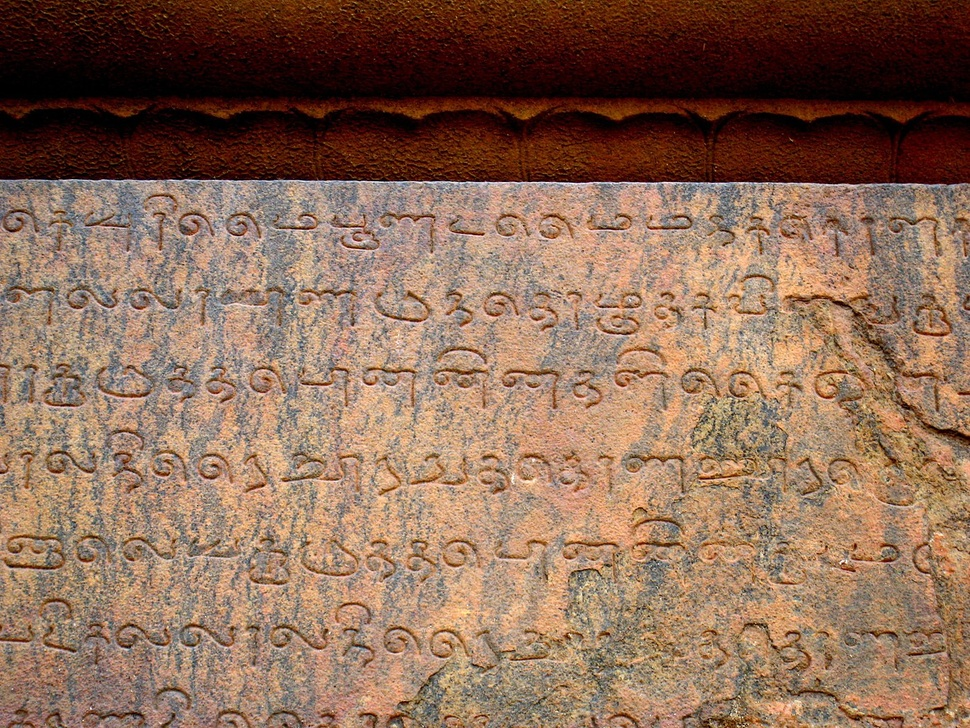
#> input picture model creation/Input Images/all_images/22.jpg, 970 x 728 px, shrunk from 1365 x 1024 before the run, found by its file name; its folder holds only this picture in this run
$ python batch_preprocess.py
#> lines starting #> are read from the running program, lines starting #| are printed output that depends on the picture; after the words box and inside, x2 and y2 are one past the last pixel; in counts of white or black regions, pixels touching at a corner belong together
#> in preprocess_images, image is the input picture: shape (728, 970, 3); mean B, G, R 87.5, 107.6, 140.9
import os
from image_functions import preprocess
import cv2
def wasiq_preprocess_image(image):

    # Convert to grayscale
    gray = cv2.cvtColor(image, cv2.COLOR_BGR2GRAY)
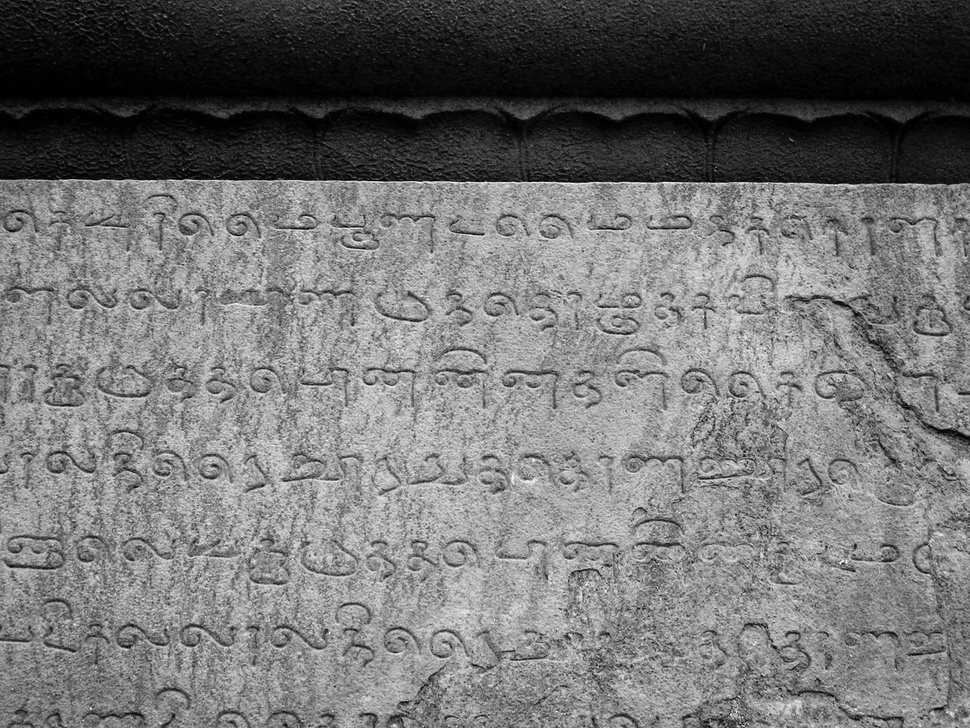
#> gray: shape (728, 970); min 0, max 253, mean 115.3

    # Thresholding
    _, binary = cv2.threshold(gray, 100, 255, cv2.THRESH_BINARY | cv2.THRESH_OTSU)
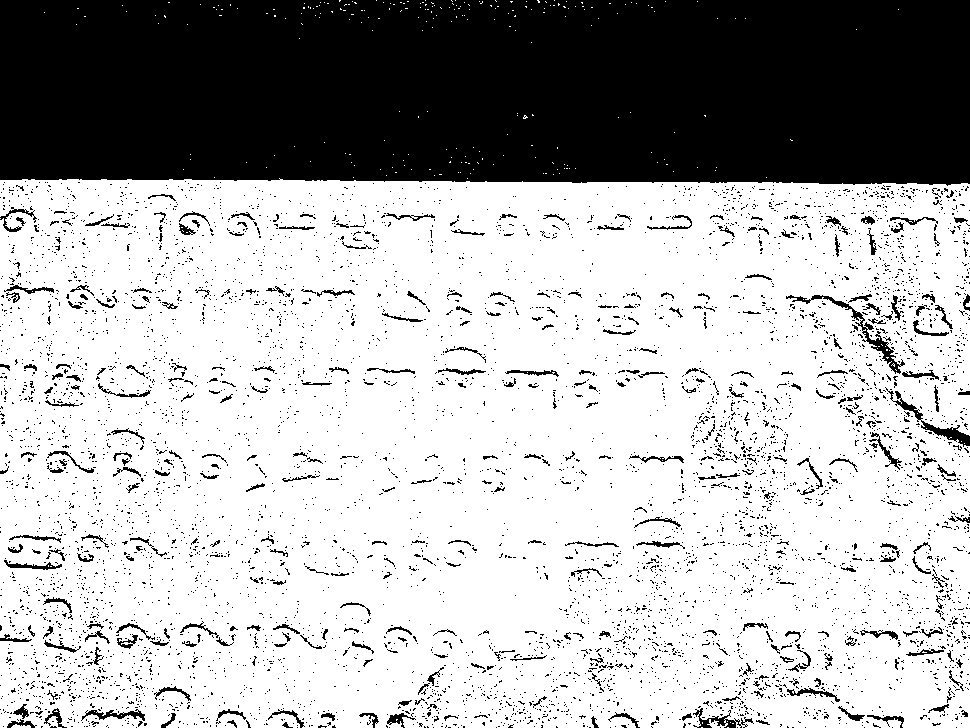
#> binary: shape (728, 970); 70.4% white; 6229 black regions (5898 under 20 px), largest, box (x1, y1, x2, y2) and area: (0, 0, 970, 186) 175695, (786, 295, 905, 374) 837, (885, 387, 970, 447) 672

    # smoothen the image
    denoised = cv2.GaussianBlur(binary, (1, 1), 0)

    # Noise Reduction using Gaussian Blur
    # denoised = cv2.GaussianBlur(binary, (1, 1), 0)
    denoised = cv2.medianBlur(binary, 3)
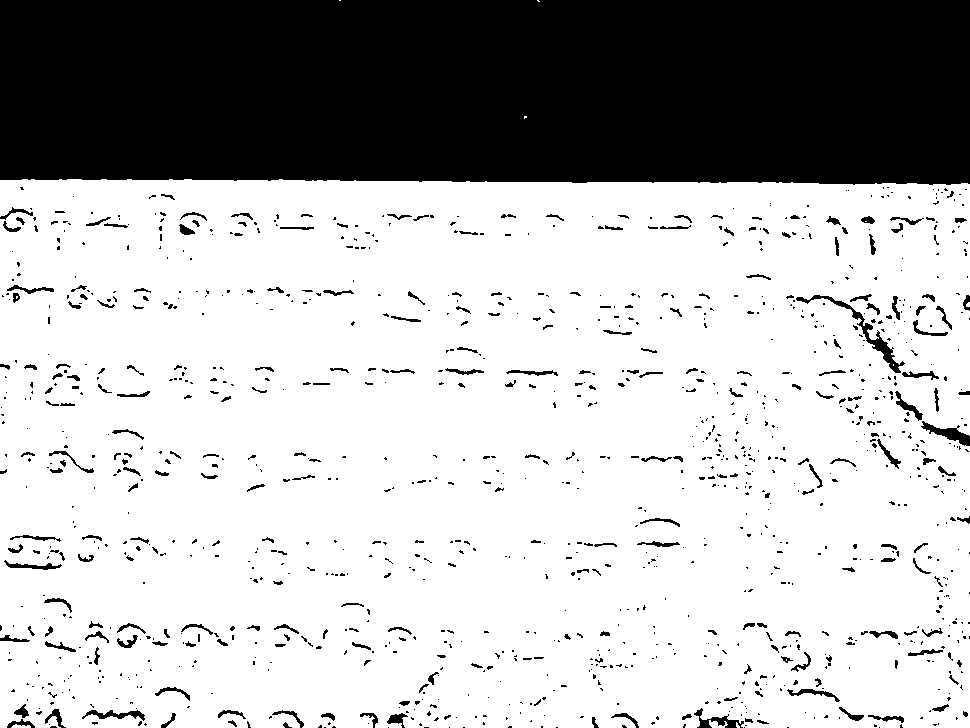
#> denoised: shape (728, 970); 72.3% white; 1164 black regions (914 under 20 px), largest, box (x1, y1, x2, y2) and area: (0, 0, 970, 185) 176051, (796, 295, 905, 373) 830, (921, 421, 970, 446) 441

    return denoised
def preprocess_images(input_directory, output_directory):

    for filename in os.listdir(directory):
        if filename.endswith(".jpg"):
            print(f"Processing {filename}")
            image_path = os.path.join(directory, filename)
            image = cv2.imread(image_path)
            processed_image = wasiq_preprocess_image(image)
            cv2.imwrite(f"{output_directory}/{filename}", processed_image)

directory = "./Dataset/all_images"
save_path = "./Dataset/wasiq_preprocessed_images"
os.makedirs(save_path, exist_ok=True)
# preprocess all images in the directory
preprocess_images(directory, save_path)

$ run again, on model creation/Input Images/all_images/35.jpg
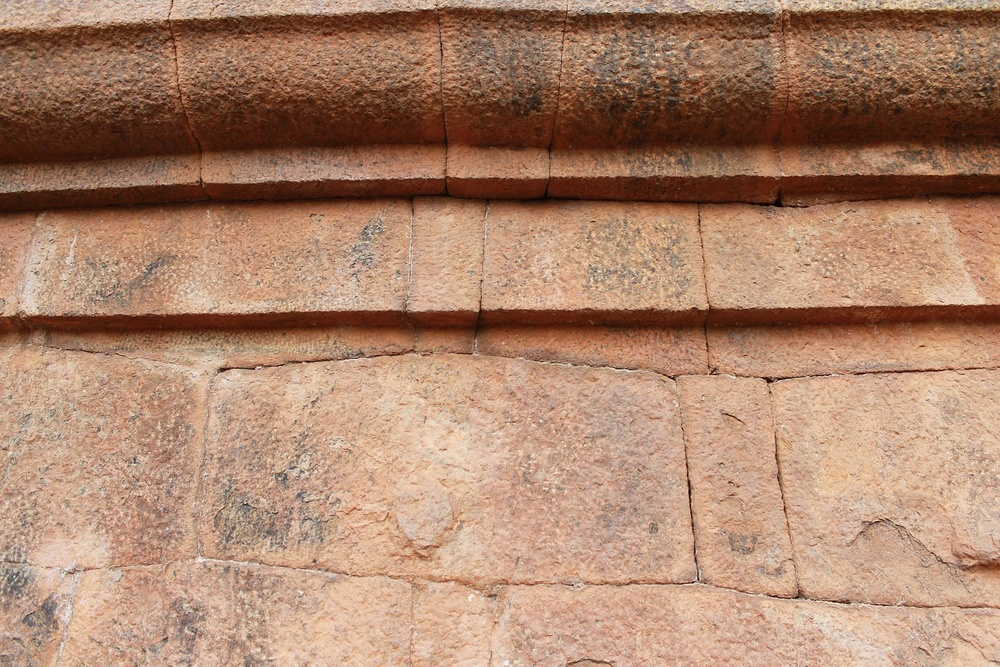
#> input picture model creation/Input Images/all_images/35.jpg, 1000 x 667 px, shrunk from 1536 x 1024 before the run, found by its file name
#> in preprocess_images, image is the input picture: shape (667, 1000, 3); mean B, G, R 108.9, 133, 172.1
#> in wasiq_preprocess_image, `_, binary = cv2.threshold(gray, 100, 255, cv2.THRESH_BINARY | cv2.THRE..`:
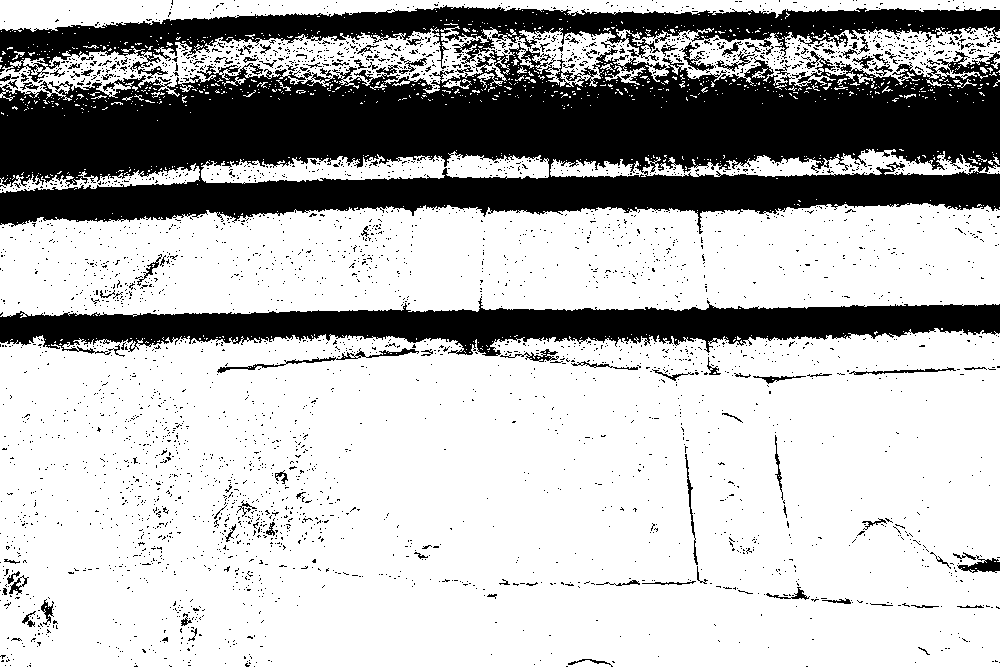
#> binary: shape (667, 1000); 71.4% white; 3644 black regions (3532 under 20 px), largest, box (x1, y1, x2, y2) and area: (0, 43, 1000, 234) 118920, (0, 296, 1000, 356) 29461, (0, 5, 1000, 82) 26114
#> in wasiq_preprocess_image, `denoised = cv2.medianBlur(binary, 3)`:
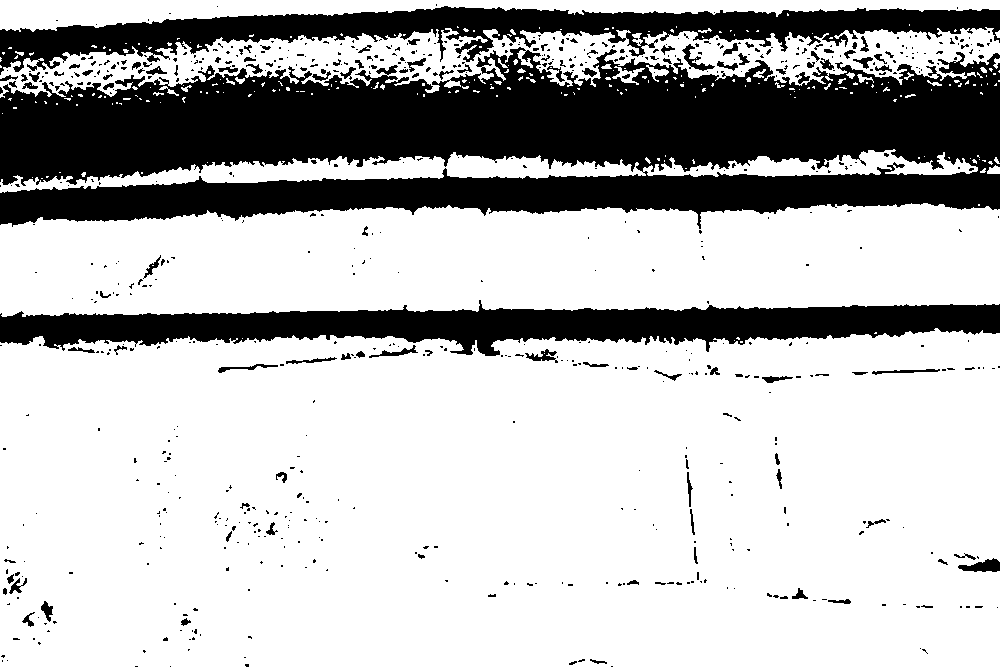
#> denoised: shape (667, 1000); 72.3% white; 695 black regions (581 under 20 px), largest, box (x1, y1, x2, y2) and area: (0, 47, 1000, 229) 119376, (0, 300, 1000, 356) 29445, (0, 6, 1000, 75) 26197

$ run again, on model creation/Input Images/all_images/38.jpg
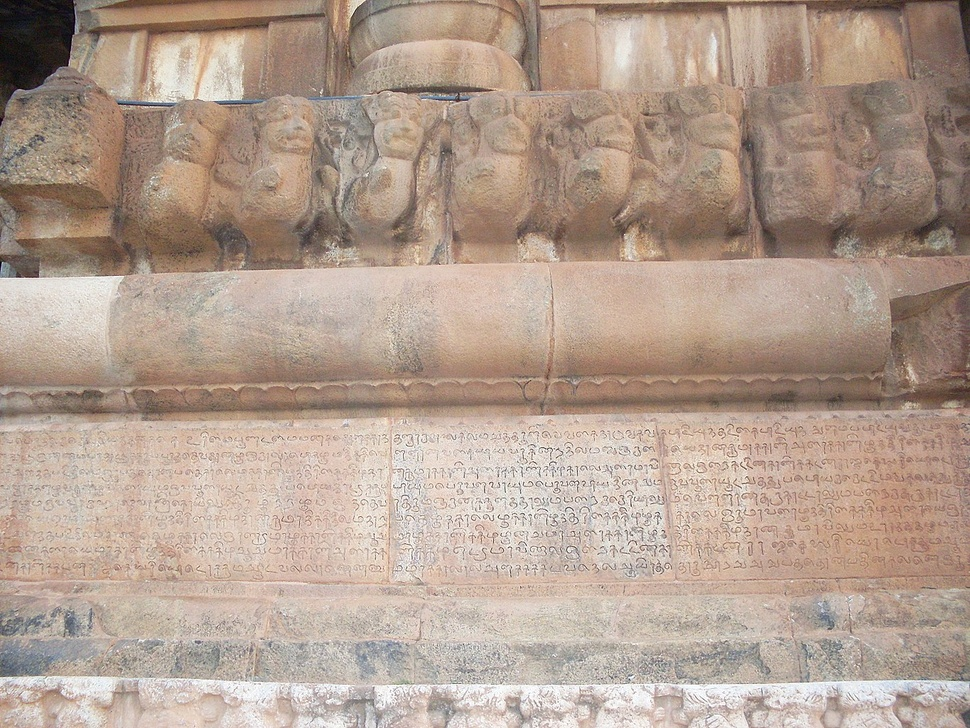
#> input picture model creation/Input Images/all_images/38.jpg, 970 x 728 px, shrunk from 1365 x 1024 before the run, found by its file name
#> in preprocess_images, image is the input picture: shape (728, 970, 3); mean B, G, R 144.9, 158.8, 178.8
#> in wasiq_preprocess_image, `_, binary = cv2.threshold(gray, 100, 255, cv2.THRESH_BINARY | cv2.THRE..`:
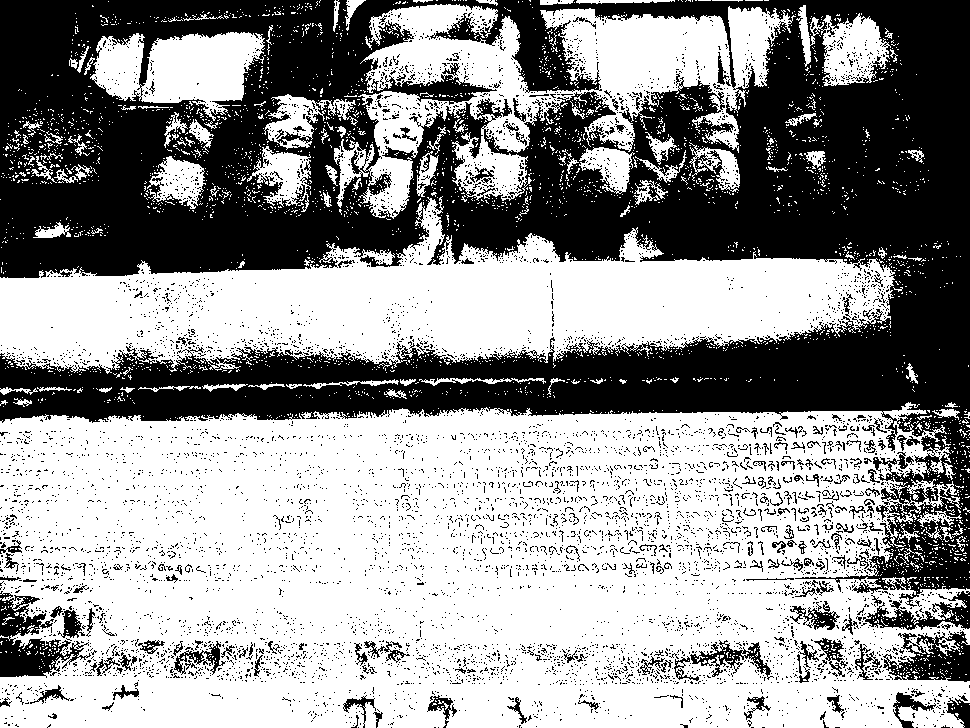
#> binary: shape (728, 970); 58.6% white; 6816 black regions (6588 under 20 px), largest, box (x1, y1, x2, y2) and area: (0, 0, 970, 607) 253412, (0, 591, 91, 678) 3321, (883, 631, 970, 682) 2503
#> in wasiq_preprocess_image, `denoised = cv2.medianBlur(binary, 3)`:
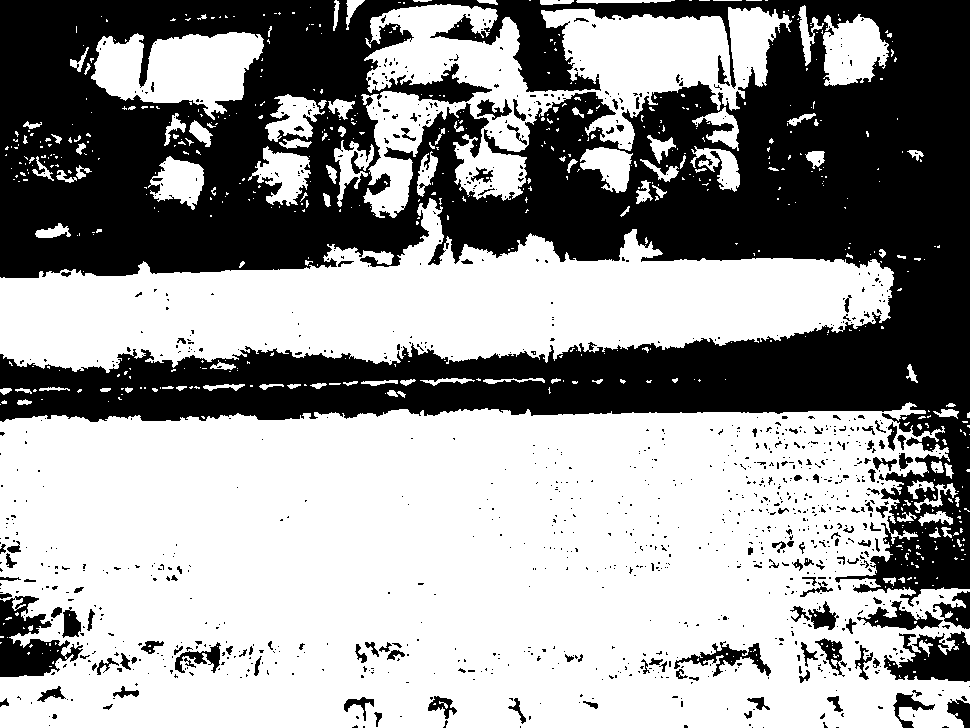
#> denoised: shape (728, 970); 59.9% white; 1152 black regions (1019 under 20 px), largest, box (x1, y1, x2, y2) and area: (0, 0, 970, 607) 259811, (0, 596, 83, 677) 3382, (884, 631, 970, 682) 2699

$ run again, on model creation/Input Images/all_images/39.jpg
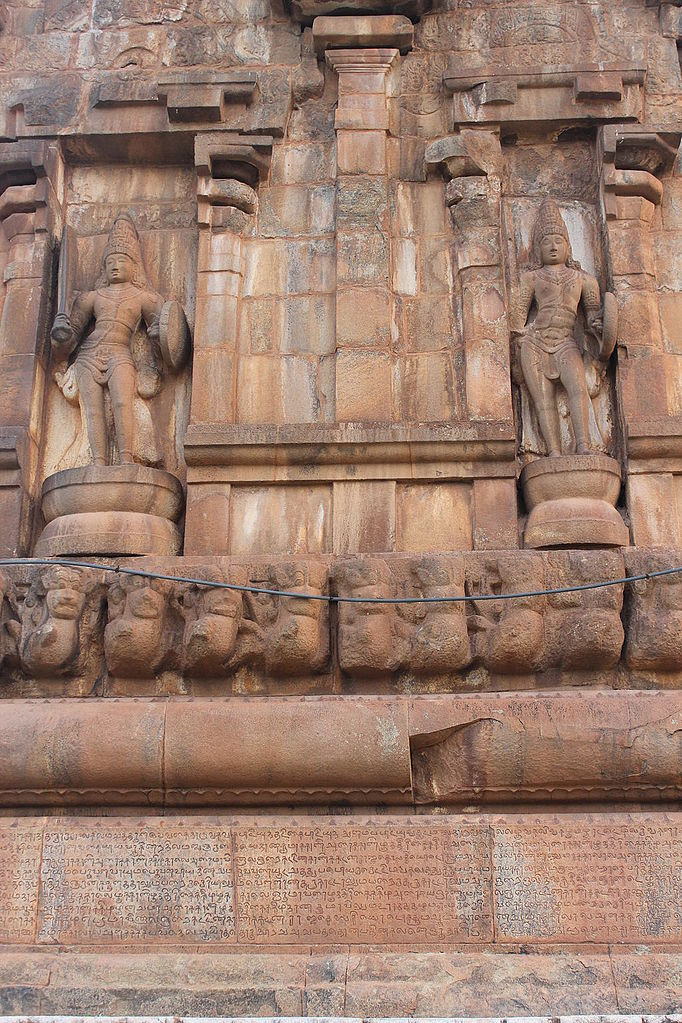
#> input picture model creation/Input Images/all_images/39.jpg, 682 x 1023 px, found by its file name
#> in preprocess_images, image is the input picture: shape (1023, 682, 3); mean B, G, R 110.5, 125.9, 156
#> in wasiq_preprocess_image, `_, binary = cv2.threshold(gray, 100, 255, cv2.THRESH_BINARY | cv2.THRE..`:
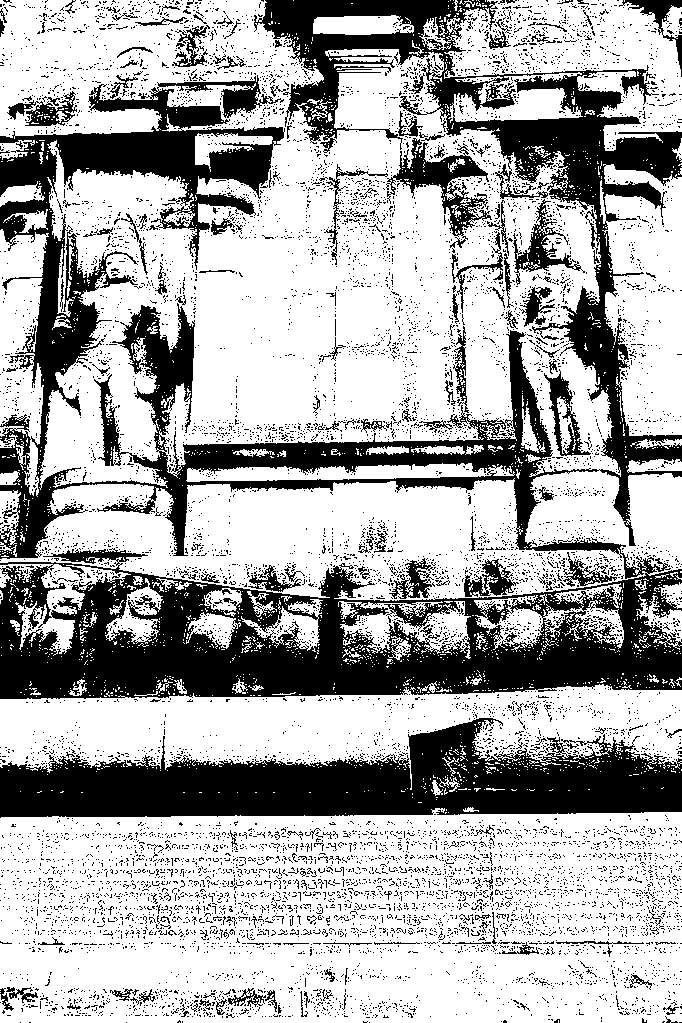
#> binary: shape (1023, 682); 67.3% white; 10211 black regions (10019 under 20 px), largest, box (x1, y1, x2, y2) and area: (0, 0, 682, 699) 141492, (0, 718, 682, 818) 38768, (386, 138, 492, 248) 3225
#> in wasiq_preprocess_image, `denoised = cv2.medianBlur(binary, 3)`:
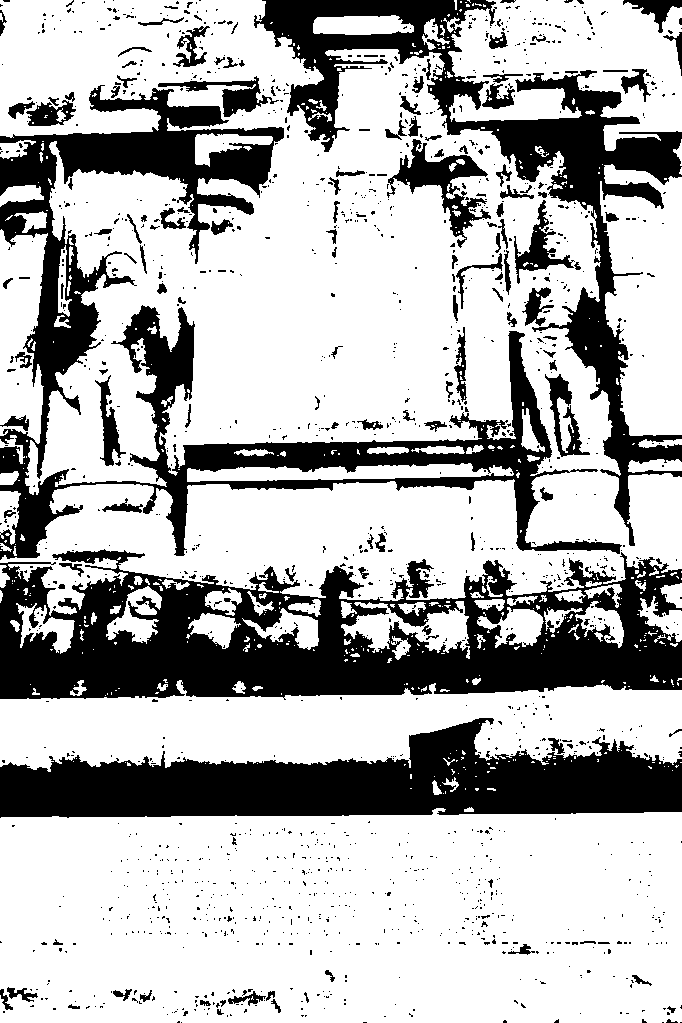
#> denoised: shape (1023, 682); 70.2% white; 1542 black regions (1396 under 20 px), largest, box (x1, y1, x2, y2) and area: (0, 549, 682, 700) 59557, (0, 85, 622, 560) 49226, (0, 718, 682, 818) 39301
